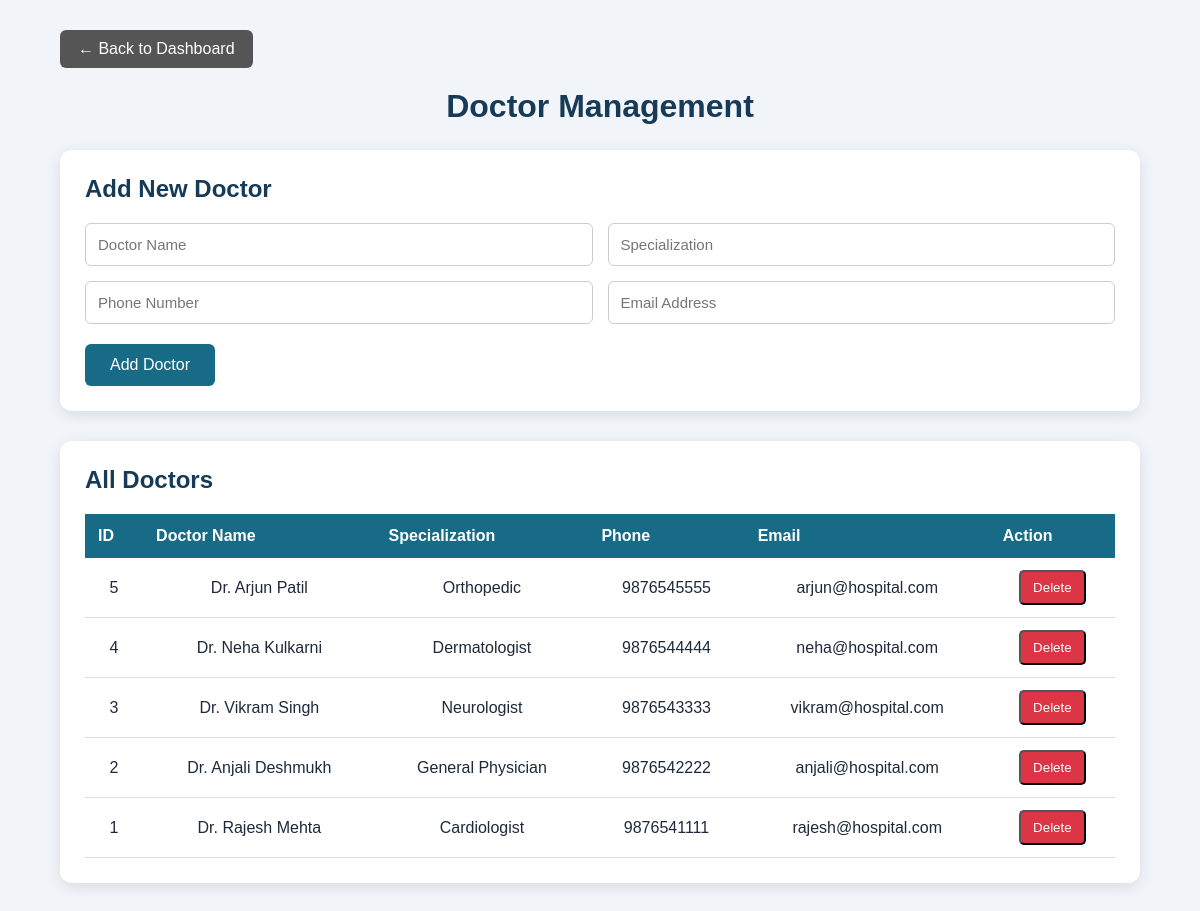
Page /doctors on the committed database.
### tables this page shows
CREATE TABLE doctors (
            id INTEGER PRIMARY KEY AUTOINCREMENT,
            doctor_name TEXT NOT NULL,
            specialization TEXT NOT NULL,
            phone TEXT NOT NULL,
            email TEXT NOT NULL
        );

### app.py (the view, shortened to what this page needs)
@app.route("/doctors", methods=["GET", "POST"])
def doctors():
    conn = get_db_connection()
    doctors_data = conn.execute("""
        SELECT *
        FROM doctors
        ORDER BY id DESC
    """).fetchall()
    conn.close()
    return render_template(
        "doctors.html",
        doctors=doctors_data
    )

### app.py (called while the page is built)
def get_db_connection():
    conn = sqlite3.connect(DATABASE)
    conn.row_factory = sqlite3.Row
    return conn

### templates/doctors.html (shortened to what this page needs)
<!DOCTYPE html>
<html lang="en">
<head>
    <link rel="stylesheet"
          href="{{ url_for('static', filename='css/style.css') }}">
</head>
<body>
    <div class="page-container">
        <a href="/" class="back-btn">← Back to Dashboard</a>
        <h1 class="page-title">Doctor Management</h1>
        <div class="form-card">
            <h2>Add New Doctor</h2>
            <form method="POST" action="/doctors">
                <div class="form-grid">
                    <input
                        type="text"
                        name="doctor_name"
                        placeholder="Doctor Name"
                        required
                    >
                    <input
                        type="text"
                        name="specialization"
                        placeholder="Specialization"
                        required
                    >
                    <input
                        type="text"
                        name="phone"
                        placeholder="Phone Number"
                        required
                    >
                    <input
                        type="email"
                        name="email"
                        placeholder="Email Address"
                        required
                    >
                </div>
                <button type="submit" class="submit-btn">
                    Add Doctor
                </button>
            </form>
        </div>
        <div class="table-card">
            <h2>All Doctors</h2>
            {% if doctors %}
            <table>
                <thead>
                    <tr>
                        <th>ID</th>
                        <th>Doctor Name</th>
                        <th>Specialization</th>
                        <th>Phone</th>
                        <th>Email</th>
                        <th>Action</th>
                    </tr>
                </thead>
                <tbody>
                    {% for doctor in doctors %}
                    <tr>
                        <td>{{ doctor["id"] }}</td>
                        <td>{{ doctor["doctor_name"] }}</td>
                        <td>{{ doctor["specialization"] }}</td>
                        <td>{{ doctor["phone"] }}</td>
                        <td>{{ doctor["email"] }}</td>
                        <td>
                            <form
                                method="POST"
                                action="{{ url_for('delete_doctor', doctor_id=doctor['id']) }}"
                                style="display: inline;"
                                onsubmit="return confirm('Are you sure you want to delete this doctor?')"
                            >
                                <button type="submit" class="delete-btn">
                                    Delete
                                </button>
                            </form>
                        </td>
                    </tr>
                    {% endfor %}
                </tbody>
            </table>
            {% else %}
            <p>No doctors added yet.</p>
            {% endif %}
        </div>
    </div>
</body>
</html>

### static/css/style.css (style rules this page uses)
* { margin: 0; padding: 0; box-sizing: border-box; }
body { font-family: Arial, Helvetica, sans-serif; background: #f1f5f9; color: #1e293b; min-height: 100vh; }
table { width: 100%; border-collapse: collapse; min-width: 650px; }
table th { background: #12355b; color: white; padding: 14px; text-align: left; }
table td { padding: 13px; border-bottom: 1px solid #e2e8f0; }

### templates/doctors.html (style rules this page uses)
.page-container { width: 90%; max-width: 1200px; margin: 30px auto; }
.page-title { text-align: center; color: #173b57; margin-bottom: 25px; }
.form-card { background: white; padding: 25px; border-radius: 12px; box-shadow: 0 4px 15px rgba(0, 0, 0, 0.1); margin-bottom: 30px; }
.form-card h2 { color: #173b57; margin-bottom: 20px; }
.form-grid { display: grid; grid-template-columns: repeat(2, 1fr); gap: 15px; }
.form-grid input { padding: 12px; border: 1px solid #ccc; border-radius: 6px; font-size: 15px; }
.submit-btn { margin-top: 20px; padding: 12px 25px; background: #176b87; color: white; border: none; border-radius: 6px; cursor: pointer; font-size: 16px; }
.table-card { background: white; padding: 25px; border-radius: 12px; box-shadow: 0 4px 15px rgba(0, 0, 0, 0.1); overflow-x: auto; }
.table-card h2 { color: #173b57; margin-bottom: 20px; }
table { width: 100%; border-collapse: collapse; }
table th { background: #176b87; color: white; padding: 13px; }
table td { padding: 12px; border-bottom: 1px solid #ddd; text-align: center; }
.delete-btn { background: #dc3545; color: white; padding: 8px 12px; text-decoration: none; border-radius: 5px; }
.back-btn { display: inline-block; margin-bottom: 20px; padding: 10px 18px; background: #555; color: white; text-decoration: none; border-radius: 6px; }

### rows in the picture
doctors: id "5", doctor_name "Dr. Arjun Patil", specialization "Orthopedic", phone "9876545555", email "arjun@hospital.com"
doctors: id "4", doctor_name "Dr. Neha Kulkarni", specialization "Dermatologist", phone "9876544444", email "neha@hospital.com"
doctors: id "3", doctor_name "Dr. Vikram Singh", specialization "Neurologist", phone "9876543333", email "vikram@hospital.com"
doctors: id "2", doctor_name "Dr. Anjali Deshmukh", specialization "General Physician", phone "9876542222", email "anjali@hospital.com"
doctors: id "1", doctor_name "Dr. Rajesh Mehta", specialization "Cardiologist", phone "9876541111", email "rajesh@hospital.com"
